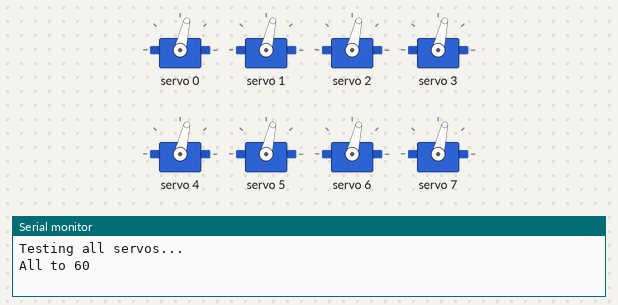
The sketch below on a simulated Arduino Uno, built with avr-gcc and run on an emulated ATmega328P. On the bench: 8 × servo, the last lines printed to the serial monitor.

Above: at 1.05 s.
At 2.0 s:
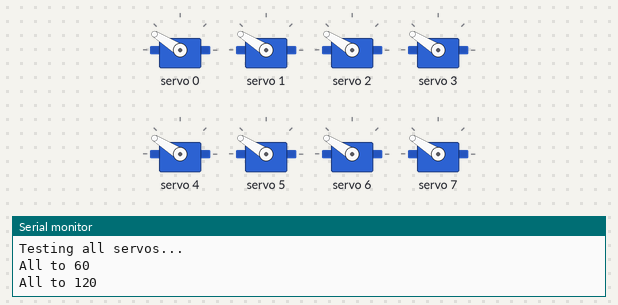
Timing chart, 0 to 4.0 s (numbered marks = the images above):
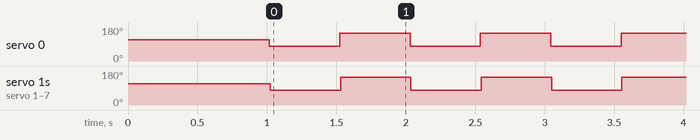

The sketch:

quick_test.ino
```cpp
/*
 * Quick servo test - all servos sweep
 */
#include <Wire.h>
#include <Adafruit_PWMServoDriver.h>

Adafruit_PWMServoDriver pwm = Adafruit_PWMServoDriver();

#define SERVOMIN 125
#define SERVOMAX 575

void setAngle(int ch, int angle) {
  angle = constrain(angle, 0, 180);
  int pulse = map(angle, 0, 180, SERVOMIN, SERVOMAX);
  pwm.setPWM(ch, 0, pulse);
}

void setup() {
  Serial.begin(9600);
  pwm.begin();
  pwm.setOscillatorFrequency(27000000);
  pwm.setPWMFreq(50);
  delay(10);

  Serial.println("Testing all servos...");

  // Set all to 90
  for (int i = 0; i < 8; i++) {
    setAngle(i, 90);
  }
  delay(1000);
}

void loop() {
  // Move all servos to 60
  Serial.println("All to 60");
  for (int i = 0; i < 8; i++) {
    setAngle(i, 60);
  }
  delay(500);

  // Move all servos to 120
  Serial.println("All to 120");
  for (int i = 0; i < 8; i++) {
    setAngle(i, 120);
  }
  delay(500);
}
```

Measured:
- by itself, servo 0–7: alternates 148° for 0.51 s and 77° for 0.51 s
